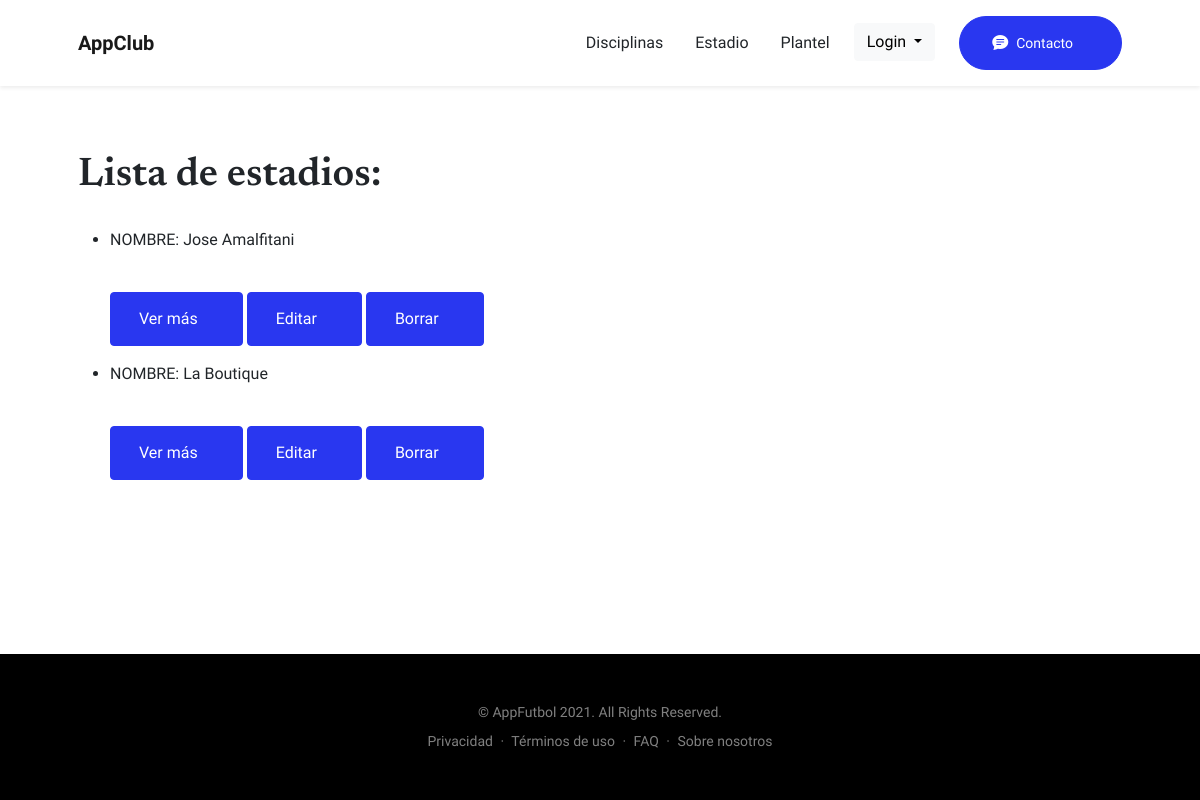
Before: /AppClub/estadio/list (signed in) with the older database file.
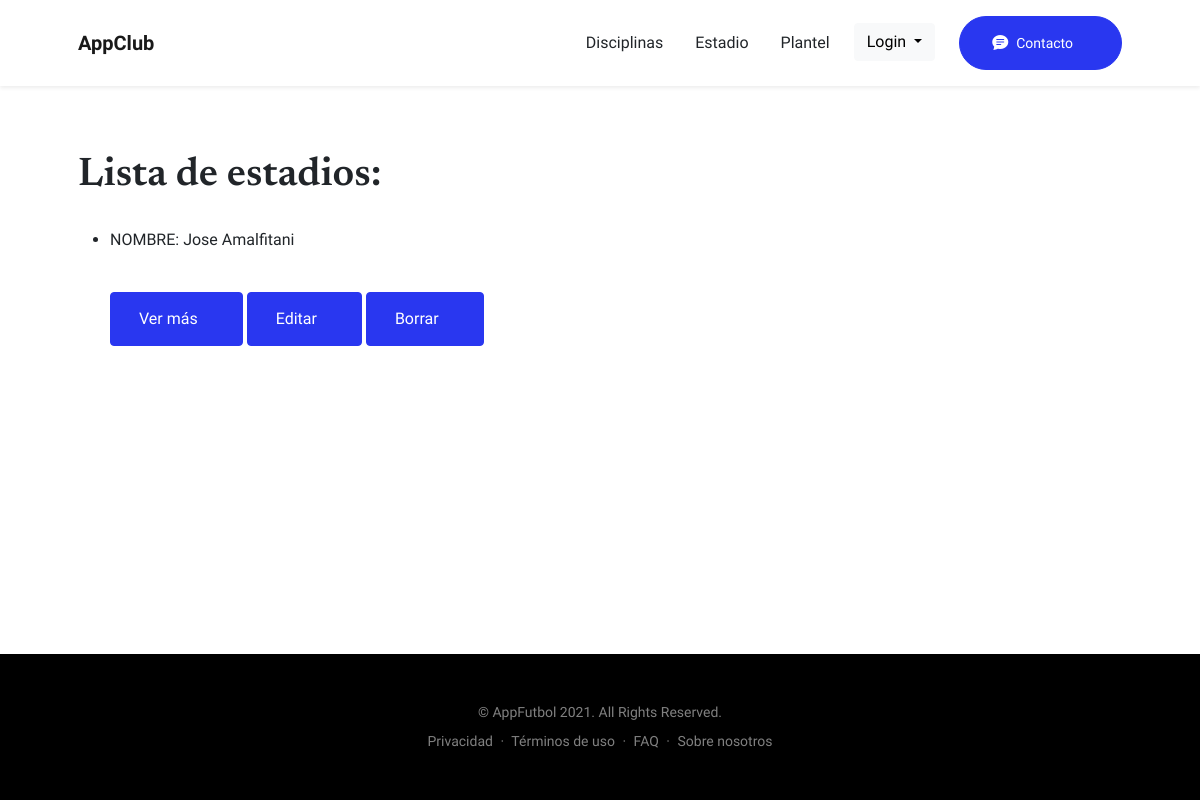
After: the same page with the newer database file.
### AppClub/models.py (models this page shows, shortened)
class Estadio(models.Model):
    nombre = models.CharField(max_length=40)
    direccion = models.CharField(max_length=40)
    anioFund = models.DateField()

### AppClub/views.py (the view)
# urls.py: path('estadio/list', views.EstadioList.as_view(), name='List'),
class EstadioList(LoginRequiredMixin, ListView):
    model = Estadio
    template_name = "AppClub/estadios_list.html"

### AppClub/templates/AppClub/estadios_list.html (shortened to what this page needs)
{% extends "AppClub/base.html" %}
{% load static %}
        {% block contenidoVariable %}
        <aside class="text-right">
          <div class="container px-5">
              <div class="row gx-5 justify-content-right">
                  <div class="col-xl-11">
                    <h1 class="mb-1">Lista de estadios:</h1> <br>
                      <ul>
                        {% for estadio in object_list %}
                        <li>
                          <p>NOMBRE: {{ estadio.nombre}}</p>
                          <p>
                            <button class="btn btn-primary"><a style="color:white" class="nav-link me-lg-3" href="{% url 'Detail' estadio.id %}">  Ver más</a></button>
                            <button class="btn btn-primary"><a style="color:white" class="nav-link me-lg-3" href="{% url 'Edit' estadio.id %}">  Editar</a></button>
                            <button class="btn btn-primary"><a style="color:white" class="nav-link me-lg-3" href="{% url 'Delete' estadio.id %}">  Borrar</a></button>
                          </p>
                        </li>
                        {% endfor %}
                      </ul>
                    </div>
                  </div>
              </div>
          </aside>
        {% endblock %}

### AppClub/templates/AppClub/base.html (shortened to what this page needs)
<!DOCTYPE html>
<html lang="en">
    <head>
        {% load static %}
        <link href="https://cdn.jsdelivr.net/npm/bootstrap-icons@1.5.0/font/bootstrap-icons.css" rel="stylesheet" />
        <link href="{% static 'AppClub/css/styles.css' %}" rel="stylesheet" />
    </head>
    <body id="page-top">
        <nav class="navbar navbar-expand-lg navbar-light fixed-top shadow-sm" id="mainNav">
            <div class="container px-5">
                <a class="navbar-brand fw-bold" href="{% url 'Inicio' %}">AppClub</a>
                <div class="collapse navbar-collapse" id="navbarResponsive">
                    <ul class="navbar-nav ms-auto me-4 my-3 my-lg-0">
                        <li class="nav-item"><a class="nav-link me-lg-3" href="{% url 'Disciplinas' %}">Disciplinas</a></li>
                        <li class="nav-item"><a class="nav-link me-lg-3" href="{% url 'Estadio' %}">Estadio</a></li>
                        <li class="nav-item"><a class="nav-link me-lg-3" href="{% url 'Plantel' %}">Plantel</a></li>
                        {% if request.user.is_authenticated %}
                        <div class="dropdown">
                            <a class="btn btn-light dropdown-toggle" href="#" role="button" id="dropdownMenuLink" data-bs-toggle="dropdown" aria-expanded="false">
                                Login
                            </a>
                        </div>
                        {% endif %}
                    </ul>
                    <button class="btn btn-primary rounded-pill px-3 mb-2 mb-lg-0" >
                        <a class="nav-link me-lg-3" href="{% url 'Contacto' %}">
                            <span class="d-flex align-items-center" style="color: white">
                                <i class="bi-chat-text-fill me-2"></i>
                                <span class="small">Contacto</span>
                            </span>
                        </a>
                    </button>
                </div>
            </div>
        </nav>
        <br>
        <div class="bg-white text-right py-5" style="min-height: calc(100vh - 24px - 146px)">
            {% block contenidoVariable %}
            {% endblock %}
        </div>
        <footer class="bg-black text-center py-5">
            <div class="container px-5">
                <div class="text-white-50 small">
                    <div class="mb-2">&copy; AppFutbol 2021. All Rights Reserved.</div>
                    <a href="{% url 'Privacidad' %}">Privacidad</a>
                    <span class="mx-1">&middot;</span>
                    <a href="{% url 'Terminos' %}"">Términos de uso</a>
                    <span class="mx-1">&middot;</span>
                    <a href="https://github.com/Alberick123/EntregaFinalCoder">FAQ</a>
                    <span class="mx-1">&middot;</span>
                    <a href="{% url 'About' %}">Sobre nosotros</a>
                </div>
            </div>
        </footer>
    </body>
</html>

Changed rows visible on the page:
removed Estadio: nombre "La Boutique"
